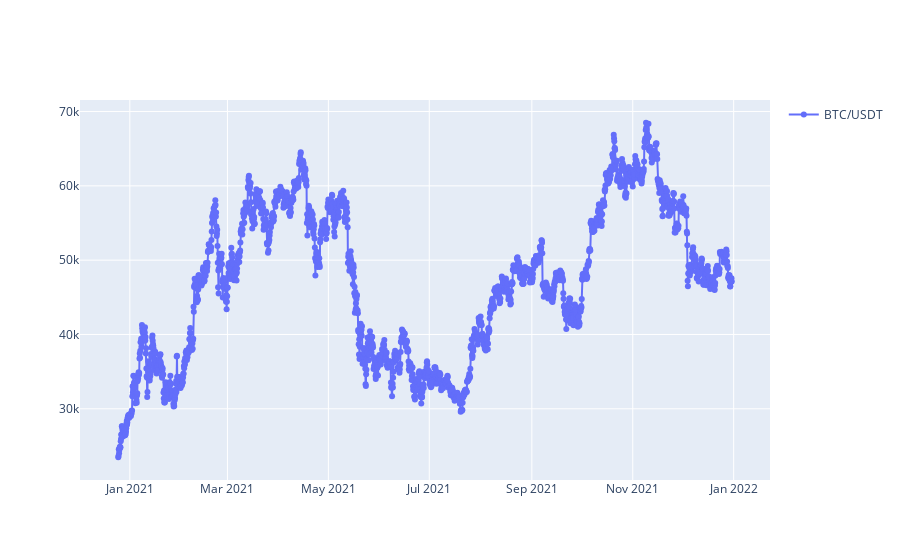

The notebook cell saved with this chart:
### Code cell
plot_prices(symbols=[symbol], freq='4h', start_date=start_date, end_date=end_date)

### Figure 1 — Plotly figure (JSON) as saved in the notebook; plotly's stock layout.template omitted (floating-point values rounded to 4 significant figures; data arrays with more than 128 entries replaced by an {"elided": "..."} marker saying what was removed)
{"data": [{"mode": "lines+markers", "name": "BTC/USDT", "type": "scatter", "x": {"elided": "2228 str values"}, "y": {"elided": "2228 float values"}}], "layout": {"showlegend": true}}
